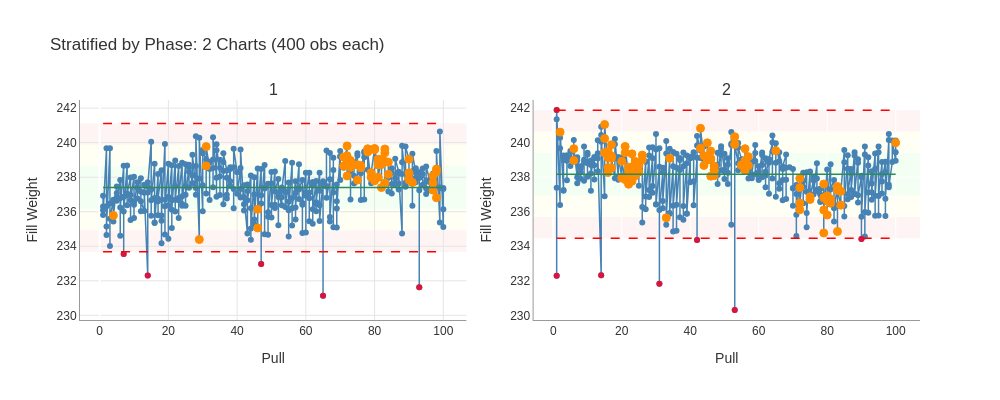

The notebook cell this image was saved under:
### Code cell
# Plot 2 stratified charts side by side
fig = result_phase.plot(
    show_zones=True,
    show_rules=True,
    ncols=2,
    width=1000,
    height=400,
    title='Stratified by Phase: 2 Charts (400 obs each)'
)
fig.show()

### Figure 1 — Plotly figure (JSON) as saved in the notebook; plotly's stock layout.template omitted (floating-point values rounded to 4 significant figures; data arrays with more than 128 entries replaced by an {"elided": "..."} marker saying what was removed)
{"data": [{"hovertemplate": "%{x}<br>%{y:.3f}<extra></extra>", "line": {"color": "steelblue", "width": 1.5}, "marker": {"color": "steelblue", "size": 6}, "mode": "lines+markers", "name": "1", "showlegend": false, "type": "scatter", "x": {"elided": "397 int values"}, "xaxis": "x", "y": {"elided": "397 float values"}, "yaxis": "y"}, {"hovertemplate": "Signal<br>%{x}<br>%{y:.3f}<extra></extra>", "marker": {"color": "#DC143C", "size": 6, "symbol": "circle"}, "mode": "markers", "showlegend": false, "type": "scatter", "x": [7, 14, 47, 65, 93], "xaxis": "x", "y": [233.6, 232.3, 233.0, 231.1, 231.6], "yaxis": "y"}, {"hoverinfo": "text", "hovertext": ["Rule violations:<br>4 of 5 in Zone B+<br>Value: 235.780", "Rule violations:<br>2 of 3 in Zone A<br>Value: 234.390", "Rule violations:<br>4 of 5 in Zone B+<br>Value: 238.650", "Rule violations:<br>4 of 5 in Zone B+<br>Value: 239.770", "Rule violations:<br>4 of 5 in Zone B+<br>Value: 235.060", "Rule violations:<br>4 of 5 in Zone B+<br>Value: 236.140", "Rule violations:<br>4 of 5 in Zone B+<br>Value: 239.160", "Rule violations:<br>8+ same side<br>Value: 238.650", "Rule violations:<br>8+ same side<br>Value: 239.810", "Rule violations:<br>8+ same side<br>Value: 239.240", "Rule violations:<br>8+ same side<br>Value: 238.070", "Rule violations:<br>4 of 5 in Zone B+<br>8+ same side<br>Value: 238.880", "Rule violations:<br>4 of 5 in Zone B+<br>8+ same side<br>Value: 238.970", "Rule violations:<br>8+ same side<br>Value: 238.560", "Rule violations:<br>8+ same side<br>Value: 237.830", "Rule violations:<br>4 of 5 in Zone B+<br>8+ same side<br>Value: 238.720", "Rule violations:<br>4 of 5 in Zone B+<br>8+ same side<br>Value: 238.670", "Rule violations:<br>8+ same side<br>Value: 238.550", "Rule violations:<br>4 of 5 in Zone B+<br>Value: 239.640", "Rule violations:<br>4 of 5 in Zone B+<br>Value: 239.630", "Rule violations:<br>4 of 5 in Zone B+<br>Value: 239.460", "Rule violations:<br>8+ same side<br>Value: 237.990", "Rule violations:<br>8+ same side<br>Value: 238.260", "Rule violations:<br>8+ same side<br>Value: 239.660", "Rule violations:<br>8+ same side<br>Value: 239.630", "Rule violations:<br>8+ same side<br>Value: 237.790", "Rule violations:<br>8+ same side<br>Value: 239.590", "Rule violations:<br>4 of 5 in Zone B+<br>8+ same side<br>Value: 238.710", "Rule violations:<br>4 of 5 in Zone B+<br>8+ same side<br>Value: 239.040", "Rule violations:<br>8+ same side<br>Value: 237.990", "Rule violations:<br>8+ same side<br>Value: 238.000", "Rule violations:<br>8+ same side<br>Value: 239.060", "Rule violations:<br>8+ same side<br>Value: 238.730", "Rule violations:<br>8+ same side<br>Value: 237.400", "Rule violations:<br>8+ same side<br>Value: 238.890", "Rule violations:<br>4 of 5 in Zone B+<br>8+ same side<br>Value: 239.630", "Rule violations:<br>4 of 5 in Zone B+<br>8+ same side<br>Value: 239.420", "Rule violations:<br>8+ same side<br>Value: 237.670", "Rule violations:<br>4 of 5 in Zone B+<br>8+ same side<br>Value: 238.920", "Rule violations:<br>4 of 5 in Zone B+<br>8+ same side<br>Value: 238.870", "Rule violations:<br>8+ same side<br>Value: 238.170", "Rule violations:<br>8+ same side<br>Value: 239.040", "Rule violations:<br>8+ same side<br>Value: 237.840", "Rule violations:<br>8+ same side<br>Value: 237.890", "Rule violations:<br>8+ same side<br>Value: 238.250", "Rule violations:<br>8+ same side<br>Value: 237.690", "Rule violations:<br>In Zone C<br>Value: 237.680", "Rule violations:<br>In Zone C<br>Value: 237.250", "Rule violations:<br>In Zone C<br>Value: 238.080", "Rule violations:<br>In Zone C<br>Value: 238.310", "Rule violations:<br>In Zone C<br>Value: 236.810", "Rule violations:<br>In Zone C<br>Value: 238.470"], "marker": {"color": "#FF8C00", "line": {"color": "darkorange", "width": 1}, "size": 8, "symbol": "circle"}, "mode": "markers", "name": "Pattern Signals", "showlegend": false, "type": "scatter", "x": [4, 29, 31, 31, 46, 46, 71, 71, 72, 72, 72, 72, 73, 73, 75, 75, 76, 76, 78, 78, 78, 79, 79, 80, 80, 80, 80, 81, 81, 81, 81, 82, 82, 82, 82, 83, 83, 83, 83, 84, 84, 90, 90, 90, 90, 91, 97, 97, 97, 98, 98, 98], "xaxis": "x", "y": [235.8, 234.4, 238.7, 239.8, 235.1, 236.1, 239.2, 238.7, 239.8, 239.2, 238.1, 238.9, 239.0, 238.6, 237.8, 238.7, 238.7, 238.6, 239.6, 239.6, 239.5, 238.0, 238.3, 239.7, 239.6, 237.8, 239.6, 238.7, 239.0, 238.0, 238.0, 239.1, 238.7, 237.4, 238.9, 239.6, 239.4, 237.7, 238.9, 238.9, 238.2, 239.0, 237.8, 237.9, 238.2, 237.7, 237.7, 237.2, 238.1, 238.3, 236.8, 238.5], "yaxis": "y"}, {"hovertemplate": "%{x}<br>%{y:.3f}<extra></extra>", "line": {"color": "steelblue", "width": 1.5}, "marker": {"color": "steelblue", "size": 6}, "mode": "lines+markers", "name": "2", "showlegend": false, "type": "scatter", "x": {"elided": "392 int values"}, "xaxis": "x2", "y": {"elided": "392 float values"}, "yaxis": "y2"}, {"hovertemplate": "Signal<br>%{x}<br>%{y:.3f}<extra></extra>", "marker": {"color": "#DC143C", "size": 6, "symbol": "circle"}, "mode": "markers", "showlegend": false, "type": "scatter", "x": [1, 1, 14, 31, 42, 53, 90], "xaxis": "x2", "y": [232.3, 241.9, 232.3, 231.8, 234.4, 230.3, 234.4], "yaxis": "y2"}, {"hoverinfo": "text", "hovertext": ["Rule violations:<br>4 of 5 in Zone B+<br>Value: 240.610", "Rule violations:<br>8+ same side<br>Value: 238.970", "Rule violations:<br>8+ same side<br>Value: 239.650", "Rule violations:<br>4 of 5 in Zone B+<br>Value: 240.240", "Rule violations:<br>4 of 5 in Zone B+<br>Value: 239.420", "Rule violations:<br>4 of 5 in Zone B+<br>Oscillation<br>Avoiding center<br>Value: 241.050", "Rule violations:<br>Oscillation<br>Value: 238.560", "Rule violations:<br>4 of 5 in Zone B+<br>Oscillation<br>Value: 239.480", "Rule violations:<br>Oscillation<br>Value: 238.270", "Rule violations:<br>Oscillation<br>Value: 239.130", "Rule violations:<br>8+ same side<br>Value: 239.220", "Rule violations:<br>8+ same side<br>Value: 239.880", "Rule violations:<br>8+ same side<br>Value: 238.540", "Rule violations:<br>8+ same side<br>Value: 239.100", "Rule violations:<br>Oscillation<br>Value: 237.960", "Rule violations:<br>Oscillation<br>Value: 238.920", "Rule violations:<br>Oscillation<br>Value: 237.860", "Rule violations:<br>Oscillation<br>Value: 239.420", "Rule violations:<br>Oscillation<br>Value: 237.960", "Rule violations:<br>Oscillation<br>Value: 239.780", "Rule violations:<br>Oscillation<br>Value: 237.960", "Rule violations:<br>Oscillation<br>Value: 238.580", "Rule violations:<br>Oscillation<br>Value: 237.590", "Rule violations:<br>Oscillation<br>Value: 238.350", "Rule violations:<br>Oscillation<br>Value: 237.920", "Rule violations:<br>Oscillation<br>Value: 239.350", "Rule violations:<br>Oscillation<br>Value: 237.770", "Rule violations:<br>Oscillation<br>Value: 238.600", "Rule violations:<br>Oscillation<br>Value: 238.160", "Rule violations:<br>Oscillation<br>Value: 238.910", "Rule violations:<br>Oscillation<br>Value: 238.090", "Rule violations:<br>Oscillation<br>Value: 238.820", "Rule violations:<br>Oscillation<br>Value: 238.680", "Rule violations:<br>In Zone C<br>Value: 238.300", "Rule violations:<br>In Zone C<br>Value: 239.280", "Rule violations:<br>In Zone C<br>Value: 239.000", "Rule violations:<br>2 of 3 in Zone A<br>Value: 235.650", "Rule violations:<br>2 of 3 in Zone A<br>Value: 239.090", "Rule violations:<br>4 of 5 in Zone B+<br>Value: 239.680", "Rule violations:<br>4 of 5 in Zone B+<br>Value: 240.830", "Rule violations:<br>8+ same side<br>Value: 238.680", "Rule violations:<br>8+ same side<br>Value: 239.240", "Rule violations:<br>8+ same side<br>Value: 238.990", "Rule violations:<br>8+ same side<br>Value: 239.990", "Rule violations:<br>8+ same side<br>Oscillation<br>Value: 239.020", "Rule violations:<br>8+ same side<br>Oscillation<br>Value: 239.190", "Rule violations:<br>8+ same side<br>Oscillation<br>Value: 239.090", "Rule violations:<br>8+ same side<br>Oscillation<br>Value: 239.510", "Rule violations:<br>Oscillation<br>Value: 238.060", "Rule violations:<br>Oscillation<br>Value: 239.020", "Rule violations:<br>Oscillation<br>Value: 238.430", "Rule violations:<br>Oscillation<br>Value: 238.640", "Rule violations:<br>Oscillation<br>Value: 238.090", "Rule violations:<br>Oscillation<br>Value: 238.370", "Rule violations:<br>4 of 5 in Zone B+<br>Value: 239.930", "Rule violations:<br>4 of 5 in Zone B+<br>Value: 240.340", "Rule violations:<br>4 of 5 in Zone B+<br>Avoiding center<br>Value: 239.890", "Rule violations:<br>8+ same side<br>Oscillation<br>Value: 238.720", "Rule violations:<br>8+ same side<br>Value: 238.680", "Rule violations:<br>8+ same side<br>Value: 238.890", "Rule violations:<br>8+ same side<br>Value: 238.960", "Rule violations:<br>8+ same side<br>Value: 238.380", "Rule violations:<br>8+ same side<br>Value: 239.650", "Rule violations:<br>8+ same side<br>Value: 239.190", "Rule violations:<br>8+ same side<br>Value: 238.680", "Rule violations:<br>4 of 5 in Zone B+<br>Value: 239.530", "Rule violations:<br>8+ same side<br>Value: 237.930", "Rule violations:<br>8+ same side<br>Value: 237.400", "Rule violations:<br>8+ same side<br>Value: 236.120", "Rule violations:<br>8+ same side<br>Value: 236.500", "Rule violations:<br>4 of 5 in Zone B+<br>Value: 236.710", "Rule violations:<br>4 of 5 in Zone B+<br>Value: 236.860", "Rule violations:<br>8+ same side<br>Value: 237.600", "Rule violations:<br>8+ same side<br>Value: 236.810", "Rule violations:<br>8+ same side<br>Value: 234.770", "Rule violations:<br>8+ same side<br>Value: 236.100", "Rule violations:<br>4 of 5 in Zone B+<br>Value: 236.920", "Rule violations:<br>4 of 5 in Zone B+<br>Value: 235.810", "Rule violations:<br>4 of 5 in Zone B+<br>Value: 236.620", "Rule violations:<br>4 of 5 in Zone B+<br>Value: 236.730", "Rule violations:<br>4 of 5 in Zone B+<br>Value: 236.490", "Rule violations:<br>8+ same side<br>Value: 237.460", "Rule violations:<br>8+ same side<br>Value: 237.380", "Rule violations:<br>8+ same side<br>Value: 234.860", "Rule violations:<br>8+ same side<br>Value: 237.240", "Rule violations:<br>8+ same side<br>Value: 236.380", "Rule violations:<br>8+ same side<br>Value: 237.180", "Rule violations:<br>4 of 5 in Zone B+<br>Value: 240.000"], "marker": {"color": "#FF8C00", "line": {"color": "darkorange", "width": 1}, "size": 8, "symbol": "circle"}, "mode": "markers", "name": "Pattern Signals", "showlegend": false, "type": "scatter", "x": [2, 6, 6, 15, 15, 15, 16, 16, 16, 16, 17, 17, 17, 17, 20, 20, 21, 21, 21, 21, 22, 22, 22, 22, 23, 23, 23, 23, 24, 24, 24, 24, 25, 25, 26, 26, 33, 34, 43, 43, 44, 44, 45, 45, 45, 45, 46, 46, 46, 46, 47, 47, 47, 47, 53, 53, 53, 55, 55, 56, 56, 56, 56, 57, 57, 65, 72, 72, 72, 72, 75, 75, 79, 79, 79, 79, 80, 80, 80, 81, 81, 83, 83, 83, 83, 84, 84, 100], "xaxis": "x2", "y": [240.6, 239.0, 239.7, 240.2, 239.4, 241.1, 238.6, 239.5, 238.3, 239.1, 239.2, 239.9, 238.5, 239.1, 238.0, 238.9, 237.9, 239.4, 238.0, 239.8, 238.0, 238.6, 237.6, 238.3, 237.9, 239.3, 237.8, 238.6, 238.2, 238.9, 238.1, 238.8, 238.7, 238.3, 239.3, 239.0, 235.7, 239.1, 239.7, 240.8, 238.7, 239.2, 239.0, 240.0, 239.0, 239.2, 239.1, 239.5, 238.1, 239.0, 238.4, 238.6, 238.1, 238.4, 239.9, 240.3, 239.9, 238.7, 238.7, 238.9, 239.0, 238.4, 239.7, 239.2, 238.7, 239.5, 237.9, 237.4, 236.1, 236.5, 236.7, 236.9, 237.6, 236.8, 234.8, 236.1, 236.9, 235.8, 236.6, 236.7, 236.5, 237.5, 237.4, 234.9, 237.2, 236.4, 237.2, 240.0], "yaxis": "y2"}], "layout": {"annotations": [{"font": {"size": 16}, "showarrow": false, "text": "1", "x": 0.23, "xanchor": "center", "xref": "paper", "y": 1.0, "yanchor": "bottom", "yref": "paper"}, {"font": {"size": 16}, "showarrow": false, "text": "2", "x": 0.77, "xanchor": "center", "xref": "paper", "y": 1.0, "yanchor": "bottom", "yref": "paper"}], "font": {"color": "#333333", "family": "Arial, sans-serif", "size": 12}, "height": 400, "hovermode": "closest", "paper_bgcolor": "white", "plot_bgcolor": "white", "shapes": [{"fillcolor": "#B3FFB3", "layer": "below", "line": {"width": 0}, "opacity": 0.15, "type": "rect", "x0": 0, "x1": 1, "xref": "x domain", "y0": 236.2, "y1": 238.6, "yref": "y"}, {"fillcolor": "#FFFFB3", "layer": "below", "line": {"width": 0}, "opacity": 0.15, "type": "rect", "x0": 0, "x1": 1, "xref": "x domain", "y0": 238.6, "y1": 239.9, "yref": "y"}, {"fillcolor": "#FFFFB3", "layer": "below", "line": {"width": 0}, "opacity": 0.15, "type": "rect", "x0": 0, "x1": 1, "xref": "x domain", "y0": 234.9, "y1": 236.2, "yref": "y"}, {"fillcolor": "#FFB3B3", "layer": "below", "line": {"width": 0}, "opacity": 0.15, "type": "rect", "x0": 0, "x1": 1, "xref": "x domain", "y0": 239.9, "y1": 241.1, "yref": "y"}, {"fillcolor": "#FFB3B3", "layer": "below", "line": {"width": 0}, "opacity": 0.15, "type": "rect", "x0": 0, "x1": 1, "xref": "x domain", "y0": 233.7, "y1": 234.9, "yref": "y"}, {"line": {"color": "red", "dash": "dash", "width": 1.5}, "type": "line", "x0": 1, "x1": 100, "xref": "x", "y0": 241.1, "y1": 241.1, "yref": "y"}, {"line": {"color": "red", "dash": "dash", "width": 1.5}, "type": "line", "x0": 1, "x1": 100, "xref": "x", "y0": 233.7, "y1": 233.7, "yref": "y"}, {"line": {"color": "#2E8B57", "width": 1.5}, "type": "line", "x0": 1, "x1": 100, "xref": "x", "y0": 237.4, "y1": 237.4, "yref": "y"}, {"fillcolor": "#B3FFB3", "layer": "below", "line": {"width": 0}, "opacity": 0.15, "type": "rect", "x0": 0, "x1": 1, "xref": "x2 domain", "y0": 236.9, "y1": 239.4, "yref": "y2"}, {"fillcolor": "#FFFFB3", "layer": "below", "line": {"width": 0}, "opacity": 0.15, "type": "rect", "x0": 0, "x1": 1, "xref": "x2 domain", "y0": 239.4, "y1": 240.6, "yref": "y2"}, {"fillcolor": "#FFFFB3", "layer": "below", "line": {"width": 0}, "opacity": 0.15, "type": "rect", "x0": 0, "x1": 1, "xref": "x2 domain", "y0": 235.7, "y1": 236.9, "yref": "y2"}, {"fillcolor": "#FFB3B3", "layer": "below", "line": {"width": 0}, "opacity": 0.15, "type": "rect", "x0": 0, "x1": 1, "xref": "x2 domain", "y0": 240.6, "y1": 241.9, "yref": "y2"}, {"fillcolor": "#FFB3B3", "layer": "below", "line": {"width": 0}, "opacity": 0.15, "type": "rect", "x0": 0, "x1": 1, "xref": "x2 domain", "y0": 234.5, "y1": 235.7, "yref": "y2"}, {"line": {"color": "red", "dash": "dash", "width": 1.5}, "type": "line", "x0": 1, "x1": 100, "xref": "x2", "y0": 241.9, "y1": 241.9, "yref": "y2"}, {"line": {"color": "red", "dash": "dash", "width": 1.5}, "type": "line", "x0": 1, "x1": 100, "xref": "x2", "y0": 234.5, "y1": 234.5, "yref": "y2"}, {"line": {"color": "#2E8B57", "width": 1.5}, "type": "line", "x0": 1, "x1": 100, "xref": "x2", "y0": 238.2, "y1": 238.2, "yref": "y2"}], "title": {"text": "Stratified by Phase: 2 Charts (400 obs each)"}, "width": 1000, "xaxis": {"anchor": "y", "domain": [0.0, 0.46], "gridcolor": "#E5E5E5", "gridwidth": 1.0, "linecolor": "#999999", "linewidth": 1.0, "showgrid": true, "showline": true, "title": {"text": "Pull"}}, "xaxis2": {"anchor": "y2", "domain": [0.54, 1.0], "linecolor": "#999999", "linewidth": 1.0, "showline": true, "title": {"text": "Pull"}}, "yaxis": {"anchor": "x", "domain": [0.0, 1.0], "gridcolor": "#E5E5E5", "gridwidth": 1.0, "linecolor": "#999999", "linewidth": 1.0, "range": [229.7, 242.5], "showgrid": true, "showline": true, "title": {"text": "Fill Weight"}}, "yaxis2": {"anchor": "x2", "domain": [0.0, 1.0], "linecolor": "#999999", "linewidth": 1.0, "range": [229.7, 242.5], "showline": true, "title": {"text": "Fill Weight"}}}}
